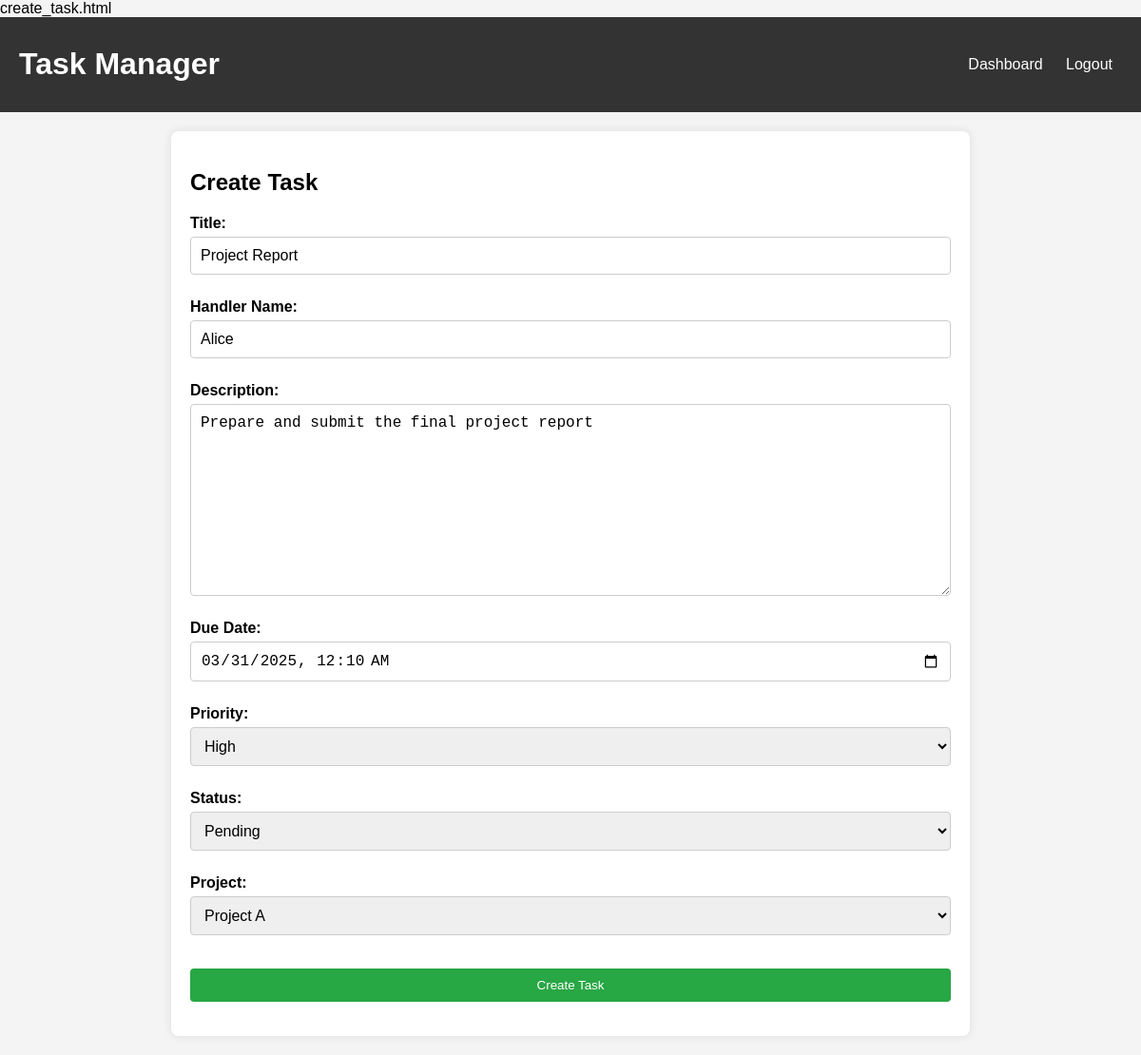
The app's page /tasks/update-task/1/ (signed in) with its own data.
### tasks/models.py (models this page shows, shortened)
class Task(models.Model):
    PROJECT_CHOICES = [
        ('Project A', 'Project A'),
        ('Project B', 'Project B'),
        ('Project C', 'Project C'),
    ]
    PRIORITY_CHOICES = [
        ('low', 'Low'),
        ('medium', 'Medium'),
        ('high', 'High'),
    ]
    STATUS_CHOICES = [
        ('pending', 'Pending'),
        ('completed', 'Completed'),
    ]
    title = models.CharField(max_length=100)
    handler_name = models.CharField(max_length=100)
    description = models.TextField(blank=True, null=True)
    due_date = models.DateTimeField(blank=True, null=True)
    priority = models.CharField(max_length=10, choices=PRIORITY_CHOICES, default='low')
    status = models.CharField(max_length=10, choices=STATUS_CHOICES, default='pending')
    user = models.ForeignKey(User, on_delete=models.CASCADE)
    project = models.CharField(max_length=20, choices=PROJECT_CHOICES, default='Project A')

### tasks/views.py (the view)
# urls.py: path('update-task/<int:task_id>/', views.update_task, name='update_task'),
@login_required
def update_task(request, task_id):
    task = get_object_or_404(Task, id=task_id)
    if request.user != task.user and not request.user.is_superuser:
        return redirect('dashboard')
    if request.method == 'POST':
        form = TaskForm(request.POST, instance=task)
        if form.is_valid():
            form.save()
            return redirect('dashboard')
    else:
        form = TaskForm(instance=task)
    return render(request, 'tasks/update_task.html', {'form': form})

### tasks/forms.py
class TaskForm(forms.ModelForm):
    class Meta:
        model = Task
        fields = ['title','handler_name','description', 'due_date', 'priority', 'status', 'project']
        widgets = {
            'due_date': forms.DateTimeInput(attrs={'type': 'datetime-local'}),
        }

### tasks/templates/tasks/update_task.html (shortened to what this page needs)
{% load static %}
<!DOCTYPE html>
<html>
<head>
    <link rel="stylesheet" href="{% static 'tasks/style.css' %}">
</head>
<body>
    <div class="navbar">
        <h1>Task Manager</h1>
        <div>
            <a href="{% url 'dashboard' %}">Dashboard</a>
            <a href="{% url 'logout' %}">Logout</a>
        </div>
    </div>
    <div class="container">
        <h2>Create Task</h2>
        <form method="post">
            <div class="form-group">
                <label for="id_title">Title:</label>
                {{ form.title }}
            </div>
            <div class="form-group">
                <label for="id_handler_name">Handler Name:</label>
                {{ form.handler_name }}
            </div>
            <div class="form-group">
                <label for="id_description">Description:</label>
                {{ form.description }}
            </div>
            <div class="form-group">
                <label for="id_due_date">Due Date:</label>
                {{ form.due_date }}
            </div>
            <div class="form-group">
                <label for="id_priority">Priority:</label>
                {{ form.priority }}
            </div>
            <div class="form-group">
                <label for="id_status">Status:</label>
                {{ form.status }}
            </div>
            <div class="form-group">
                <label for="id_project">Project:</label>
                {{ form.project }}
            </div>
            <button type="submit" class="btn">Create Task</button>
        </form>
    </div>
</body>
</html>

### tasks/static/tasks/style.css (style rules this page uses)
body { font-family: Arial, sans-serif; background-color: #f4f4f4; margin: 0; padding: 0; }
.container { max-width: 800px; margin: 20px auto; padding: 20px; background: white; border-radius: 8px; box-shadow: 0 0 10px rgba(0, 0, 0, 0.1); }
.navbar { background-color: #333; color: white; padding: 10px 20px; display: flex; justify-content: space-between; align-items: center; }
.navbar a { color: white; text-decoration: none; margin: 0 10px; }
form { display: flex; flex-direction: column; gap: 10px; }
.form-group { margin-bottom: 15px; }
.form-group label { display: block; margin-bottom: 5px; font-weight: bold; }
.form-group input, .form-group textarea, .form-group select { width: 100%; padding: 10px; border: 1px solid #ccc; border-radius: 4px; font-size: 16px; box-sizing: border-box; }
.btn { background-color: #28a745; color: white; border: none; padding: 10px 20px; border-radius: 4px; cursor: pointer; text-decoration: none; display: inline-block; margin-top: 10px; }

### records on screen
Task: title "Project Report", handler_name "Alice", description "Prepare and submit the final project report", due_date "03/31/2025 00:10", priority "High", status "Pending", project "Project A"
